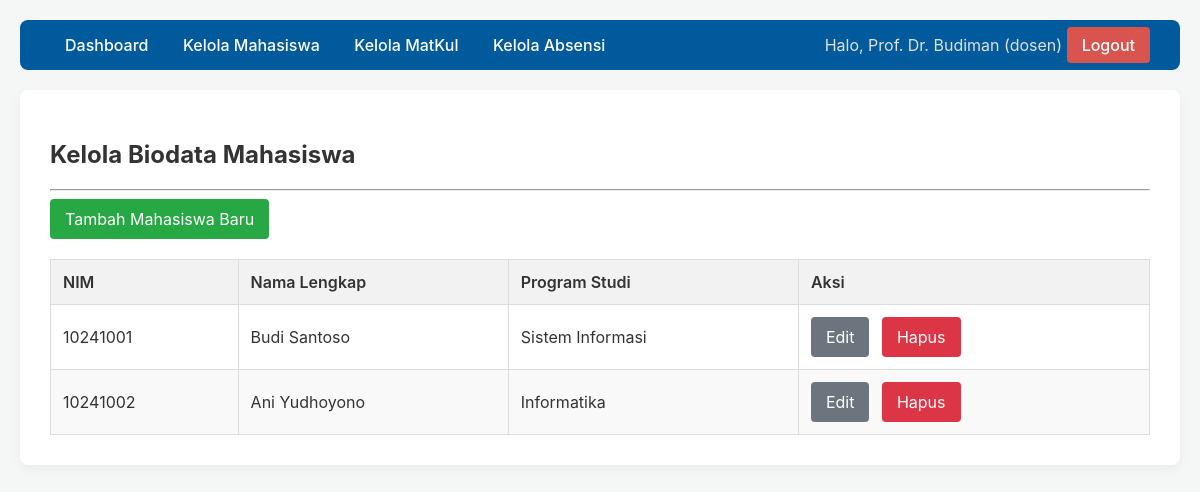
Page /dosen/kelola_mahasiswa.php (signed in) on the committed database.
### tables this page shows
CREATE TABLE dosen (
    id_dosen INT AUTO_INCREMENT PRIMARY KEY,
    nip VARCHAR(20) NOT NULL UNIQUE,
    nama_dosen VARCHAR(100) NOT NULL
);

CREATE TABLE mahasiswa (
    id_mahasiswa INT AUTO_INCREMENT PRIMARY KEY,
    nim VARCHAR(20) NOT NULL UNIQUE,
    nama_lengkap VARCHAR(100) NOT NULL,
    id_prodi INT,
    FOREIGN KEY (id_prodi) REFERENCES program_studi(id_prodi) ON DELETE SET NULL
);

CREATE TABLE program_studi (
    id_prodi INT AUTO_INCREMENT PRIMARY KEY,
    nama_prodi VARCHAR(100) NOT NULL UNIQUE
);

### dosen/kelola_mahasiswa.php (the view, shortened to what this page needs)
<?php
require __DIR__ . '/../templates/header.php';
$stmt = $pdo->query("
    SELECT m.id_mahasiswa, m.nim, m.nama_lengkap, p.nama_prodi
    FROM mahasiswa m
    LEFT JOIN program_studi p ON m.id_prodi = p.id_prodi
    ORDER BY m.nim ASC
");
$mahasiswa_list = $stmt->fetchAll();
?>
<h2>Kelola Biodata Mahasiswa</h2>
<hr>
<a href="tambah_mahasiswa.php" class="btn btn-success">Tambah Mahasiswa Baru</a>
<table>
    <thead>
        <tr>
            <th>NIM</th>
            <th>Nama Lengkap</th>
            <th>Program Studi</th>
            <th>Aksi</th>
        </tr>
    </thead>
    <tbody>
        <?php if (empty($mahasiswa_list)): ?>
            <tr>
                <td colspan="4">Belum ada data mahasiswa.</td>
            </tr>
        <?php else: ?>
            <?php foreach ($mahasiswa_list as $mhs): ?>
                <tr>
                    <td><?= htmlspecialchars($mhs['nim']) ?></td>
                    <td><?= htmlspecialchars($mhs['nama_lengkap']) ?></td>
                    <td><?= htmlspecialchars($mhs['nama_prodi'] ?? 'N/A') ?></td>
                    <td class="actions">
                        <a href="edit_mahasiswa.php?id=<?= $mhs['id_mahasiswa'] ?>" class="btn btn-secondary">Edit</a>
                        <a href="hapus_mahasiswa.php?id=<?= $mhs['id_mahasiswa'] ?>" class="btn btn-danger" onclick="return confirm('PERINGATAN: Menghapus biodata ini akan MENGHAPUS AKUN LOGIN dan SEMUA RIWAYAT ABSENSI mahasiswa terkait. Yakin?')">Hapus</a>
                    </td>
                </tr>
            <?php endforeach; ?>
        <?php endif; ?>
    </tbody>
</table>
<?php require __DIR__ . '/../templates/footer.php'; ?>

### templates/header.php (shortened to what this page needs)
<?php
require_once __DIR__ . '/../config/database.php';
$current_user = null;
$current_role = null;
if (isset($_SESSION['id_user'])) {
    $current_role = $_SESSION['role'];
    if ($current_role == 'dosen') {
        $stmt = $pdo->prepare("SELECT d.* FROM users u JOIN dosen d ON u.id_dosen = d.id_dosen WHERE u.id_user = ?");
        $stmt->execute([$_SESSION['id_user']]);
        $current_user = $stmt->fetch();
        $current_user['display_name'] = $current_user['nama_dosen'];
    }
}
?>
<!DOCTYPE html>
<html lang="id">
<head>
    <link rel="stylesheet" href="../assets/style.css">
</head>
<body>
<nav>
    <div>
        <?php if ($current_role == 'dosen'): ?>
            <a href="../dosen/index.php">Dashboard</a>
            <a href="../dosen/kelola_mahasiswa.php">Kelola Mahasiswa</a>
            <a href="../dosen/kelola_mk.php">Kelola MatKul</a>
            <a href="../dosen/kelola_absensi.php">Kelola Absensi</a>
        <?php elseif ($current_role == 'mahasiswa'): ?>
            <a href="../mahasiswa/index.php">Dashboard</a>
            <a href="../mahasiswa/isi_absensi.php">Isi Absensi</a>
            <a href="../mahasiswa/riwayat.php">Riwayat Absensi</a>
        <?php else: ?>
            <a href="../auth/login.php">Login</a>
        <?php endif; ?>
    </div>
    <div>
        <?php if ($current_user): ?>
            <span class="user-info">Halo, <?= htmlspecialchars($current_user['display_name']) ?> (<?= $current_role ?>)</span>
            <a href="../auth/logout.php" class="logout">Logout</a>
        <?php endif; ?>
    </div>
</nav>
<div class="container">

### templates/footer.php
</div> </body>
</html>

### assets/style.css (style rules this page uses)
body { font-family: -apple-system, BlinkMacSystemFont, "Segoe UI", Roboto, Helvetica, Arial, sans-serif; background-color: #f4f7f6; margin: 0; padding: 20px; color: #333; }
nav { background-color: #005a9c; padding: 15px 30px; border-radius: 8px; margin-bottom: 20px; display: flex; justify-content: space-between; align-items: center; }
nav a { color: white; text-decoration: none; padding: 8px 15px; border-radius: 4px; font-weight: 500; }
nav .user-info { color: #e0e0e0; }
nav .logout { background-color: #d9534f; }
.container { background-color: #ffffff; padding: 30px; border-radius: 8px; box-shadow: 0 4px 12px rgba(0, 0, 0, 0.05); }
.btn { background-color: #007bff; color: white; padding: 10px 15px; border: none; border-radius: 4px; cursor: pointer; font-size: 16px; text-decoration: none; display: inline-block; }
.btn-success { background-color: #28a745; }
.btn-danger { background-color: #dc3545; }
.btn-secondary { background-color: #6c757d; }
table { width: 100%; border-collapse: collapse; margin-top: 20px; }
table th, table td { border: 1px solid #ddd; padding: 12px; text-align: left; }
table th { background-color: #f2f2f2; font-weight: 600; }
table tr:nth-child(even) { background-color: #f9f9f9; }
table .actions a { margin-right: 8px; text-decoration: none; }

### rows in the picture
dosen: nama_dosen "Prof. Dr. Budiman"
mahasiswa: nim "10241001", nama_lengkap "Budi Santoso", id_prodi.nama_prodi "Sistem Informasi"
mahasiswa: nim "10241002", nama_lengkap "Ani Yudhoyono", id_prodi.nama_prodi "Informatika"

### other values in the picture
$current_role "dosen"
